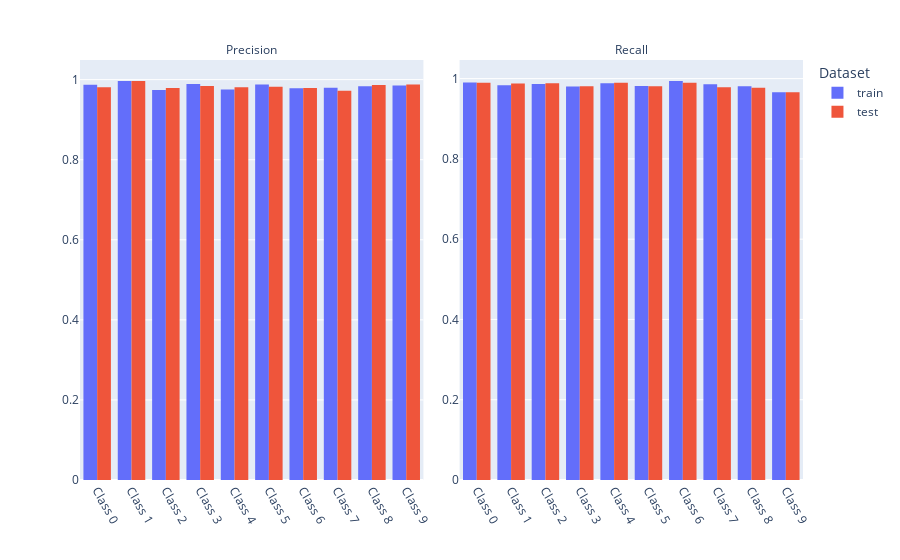

This figure's notebook cell:
### Code cell
from deepchecks.vision.utils.classification_formatters import ClassificationPredictionFormatter
from torch import nn
check = PerformanceReport(prediction_formatter=pred_formatter)
check.run(train_ds, test_ds, mnist_model)

### Figure 1 — Plotly figure (JSON) as saved in the notebook; plotly's stock layout.template omitted (floating-point values rounded to 4 significant figures)
{"data": [{"alignmentgroup": "True", "bingroup": "x", "histfunc": "sum", "hovertemplate": "Dataset=train<br>Metric=Precision<br>Class=%{x}<br>sum of Value=%{y}<extra></extra>", "legendgroup": "train", "marker": {"color": "#636efa", "pattern": {"shape": ""}}, "name": "train", "offsetgroup": "train", "orientation": "v", "showlegend": true, "type": "histogram", "x": [0, 1, 2, 3, 4, 5, 6, 7, 8, 9], "xaxis": "x", "y": [0.9874, 0.9965, 0.974, 0.9893, 0.9753, 0.9879, 0.9785, 0.9799, 0.9834, 0.9854], "yaxis": "y"}, {"alignmentgroup": "True", "bingroup": "x", "histfunc": "sum", "hovertemplate": "Dataset=train<br>Metric=Recall<br>Class=%{x}<br>sum of Value=%{y}<extra></extra>", "legendgroup": "train", "marker": {"color": "#636efa", "pattern": {"shape": ""}}, "name": "train", "offsetgroup": "train", "orientation": "v", "showlegend": false, "type": "histogram", "x": [0, 1, 2, 3, 4, 5, 6, 7, 8, 9], "xaxis": "x2", "y": [0.9904, 0.9835, 0.9866, 0.9806, 0.9885, 0.9817, 0.9941, 0.9858, 0.9812, 0.966], "yaxis": "y2"}, {"alignmentgroup": "True", "bingroup": "x", "histfunc": "sum", "hovertemplate": "Dataset=test<br>Metric=Precision<br>Class=%{x}<br>sum of Value=%{y}<extra></extra>", "legendgroup": "test", "marker": {"color": "#EF553B", "pattern": {"shape": ""}}, "name": "test", "offsetgroup": "test", "orientation": "v", "showlegend": true, "type": "histogram", "x": [0, 1, 2, 3, 4, 5, 6, 7, 8, 9], "xaxis": "x", "y": [0.9808, 0.9964, 0.9789, 0.9841, 0.9808, 0.982, 0.9793, 0.972, 0.9865, 0.9878], "yaxis": "y"}, {"alignmentgroup": "True", "bingroup": "x", "histfunc": "sum", "hovertemplate": "Dataset=test<br>Metric=Recall<br>Class=%{x}<br>sum of Value=%{y}<extra></extra>", "legendgroup": "test", "marker": {"color": "#EF553B", "pattern": {"shape": ""}}, "name": "test", "offsetgroup": "test", "orientation": "v", "showlegend": false, "type": "histogram", "x": [0, 1, 2, 3, 4, 5, 6, 7, 8, 9], "xaxis": "x2", "y": [0.9898, 0.9877, 0.9884, 0.9812, 0.9898, 0.9809, 0.9896, 0.9786, 0.9774, 0.9663], "yaxis": "y2"}], "layout": {"annotations": [{"font": {}, "showarrow": false, "text": "Precision", "x": 0.2375, "xanchor": "center", "xref": "paper", "y": 1, "yanchor": "bottom", "yref": "paper"}, {"font": {}, "showarrow": false, "text": "Recall", "x": 0.7625, "xanchor": "center", "xref": "paper", "y": 1, "yanchor": "bottom", "yref": "paper"}], "barmode": "group", "legend": {"title": {"text": "Dataset"}, "tracegroupgap": 0}, "margin": {"t": 60}, "xaxis": {"anchor": "y", "domain": [0, 0.475], "tickangle": 60, "tickprefix": "Class ", "title": {}, "type": "category"}, "xaxis2": {"anchor": "y2", "domain": [0.525, 1], "matches": "x", "tickangle": 60, "tickprefix": "Class ", "title": {}, "type": "category"}, "yaxis": {"anchor": "x", "domain": [0, 1], "showticklabels": true, "title": {}}, "yaxis2": {"anchor": "x2", "domain": [0, 1], "showticklabels": true, "title": {}}}}
